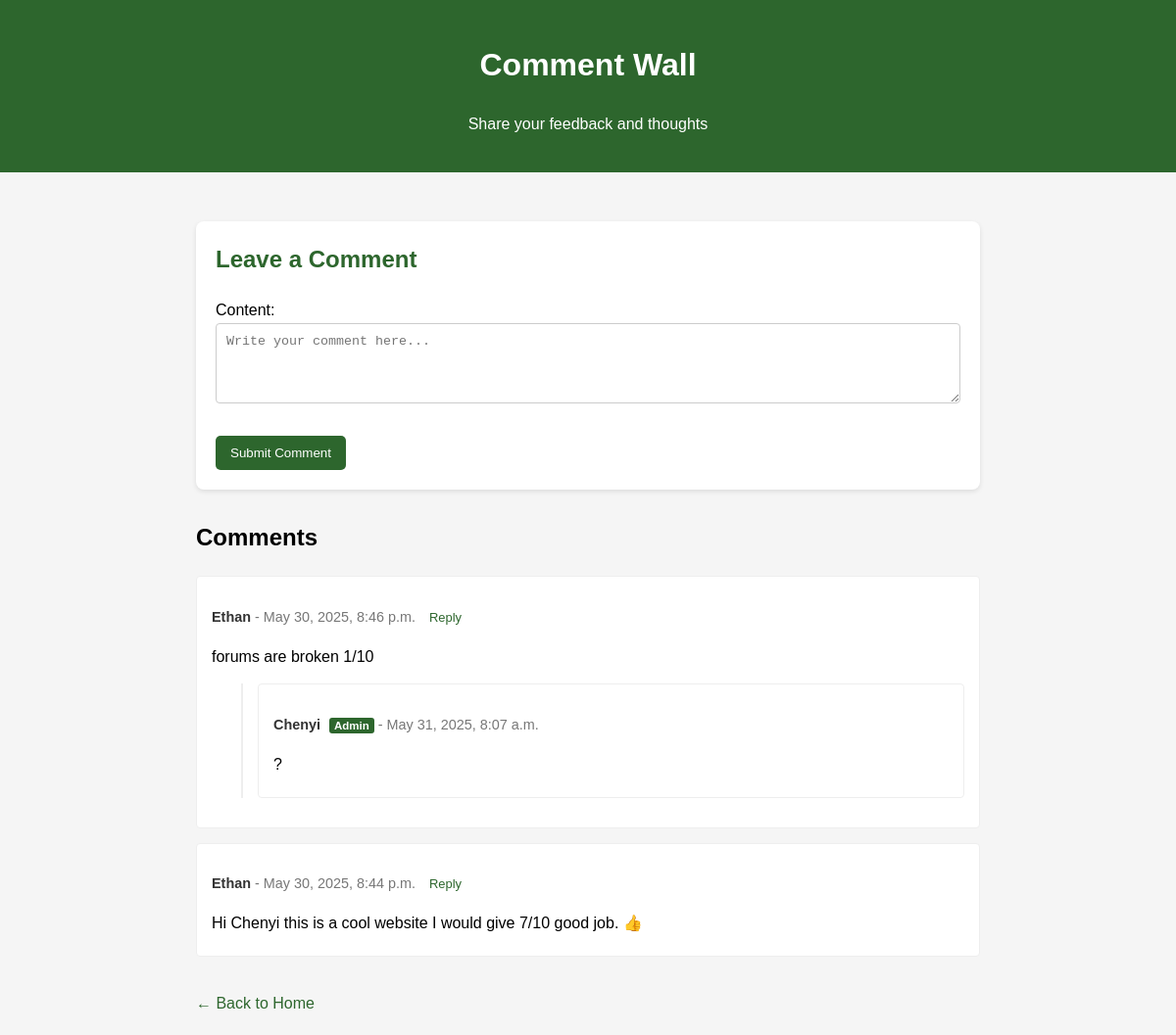
The page /comments/ (signed in) on the database its author committed.
### comments/models.py (models this page shows, shortened)
class Comment(models.Model):
    user = models.ForeignKey(User, on_delete=models.CASCADE)
    content = models.TextField()
    created_at = models.DateTimeField(auto_now_add=True)
    updated_at = models.DateTimeField(auto_now=True)
    parent = models.ForeignKey('self', on_delete=models.CASCADE, null=True, blank=True, related_name='replies')
    class Meta:
        ordering = ['created_at'] # Default ordering by creation time

### comments/views.py (the view)
# urls.py: path('', views.comment_wall_view, name='comment_wall'),
@login_required(login_url='accounts:login')
def comment_wall_view(request):
    Comment.objects.filter(user__isnull=True).delete()
    if request.method == 'POST':
        form = CommentForm(request.POST)
        if form.is_valid():
            comment = form.save(commit=False)
            if request.user.is_authenticated:
                comment.user = request.user
            else:
                messages.error(request, 'You must be logged in to post comments.')
                return redirect('comments:comment_wall')
            parent_id = request.POST.get('parent_id')
            if parent_id:
                try:
                    parent_comment = Comment.objects.get(id=parent_id)
                    comment.parent = parent_comment
                except Comment.DoesNotExist:
                    messages.error(request, 'The comment you are replying to no longer exists.')
                    return redirect('comments:comment_wall')
            comment.save()
            messages.success(request, 'Comment posted successfully!')
            return redirect('comments:comment_wall')
    else:
        form = CommentForm()
    comments = Comment.objects.filter(parent__isnull=True).order_by('-created_at')
    context = {
        'form': form,
        'comments': comments,
    }
    return render(request, 'comments/comment_wall.html', context)

### comments/forms.py
class CommentForm(forms.ModelForm):
    class Meta:
        model = Comment
        fields = ['content']
        widgets = {
            'content': forms.Textarea(attrs={'rows': 4, 'placeholder': 'Write your comment here...'})
        }

### comments/templates/comments/comment_wall.html (shortened to what this page needs)
<!DOCTYPE html>
<html>
<head>
</head>
<body>
    <div class="header">
        <h1>Comment Wall</h1>
        <p>Share your feedback and thoughts</p>
    </div>
    <div class="container">
        <div class="card">
            <h2>Leave a Comment</h2>
            <form method="post">
                {{ form.as_p }}
                <button type="submit">Submit Comment</button>
            </form>
        </div>
        <div class="comment-list">
            <h2>Comments</h2>
            {% if comments %}
                {% for comment in comments %}
                    {% include 'comments/comment_item.html' with comment=comment %}
                {% endfor %}
            {% else %}
                <p>No comments yet. Be the first to leave feedback!</p>
            {% endif %}
        </div>
         <a href="{% url 'home:index' %}" class="back-link">← Back to Home</a>
    </div>
</body>
</html>

### comments/templates/comments/comment_item.html (shortened to what this page needs)
<div class="comment-item">
    <p class="comment-meta">
        <span class="comment-author">
            {% if comment.user %}
                {{ comment.user.username }}
                {% if comment.user.is_superuser %}
                    <span class="superuser-tag">Admin</span>
                {% endif %}
            {% else %}
                Anonymous
            {% endif %}
        </span>
        - {{ comment.created_at|date:"F j, Y, P" }}
        {% if not comment.parent %}
             <a href="#" class="reply-link">Reply</a>
        {% endif %}
    </p>
    <p class="comment-text">{{ comment.content }}</p>
    {% if comment.replies.exists %}
        <div class="replies">
            {% for reply in comment.replies.all %}
                {% include 'comments/comment_item.html' with comment=reply %}
            {% endfor %}
        </div>
    {% endif %}
</div>

### comments/templates/comments/comment_wall.html (style rules this page uses)
body { font-family: Arial, sans-serif; line-height: 1.6; margin: 0; padding: 0; background-color: #f5f5f5; }
.container { max-width: 800px; margin: 0 auto; padding: 20px; }
.header { background-color: #2d662d; color: white; padding: 20px 0; text-align: center; margin-bottom: 30px; }
.card { background: white; border-radius: 8px; padding: 20px; box-shadow: 0 2px 5px rgba(0,0,0,0.1); margin-bottom: 20px; }
.card h2 { color: #2d662d; margin-top: 0; }
.comment-list { margin-top: 30px; }
.comment-item { border: 1px solid #eee; border-radius: 4px; padding: 15px; margin-bottom: 15px; background-color: #fff; }
.comment-text { margin-bottom: 5px; }
.comment-meta { font-size: 0.9em; color: #777; margin-bottom: 10px; }
.comment-author { font-weight: bold; color: #333; }
.superuser-tag { background-color: #2d662d; color: white; font-size: 0.8em; padding: 2px 5px; border-radius: 3px; margin-left: 5px; vertical-align: middle; }
.reply-link { font-size: 0.9em; color: #2d662d; text-decoration: none; margin-left: 10px; }
.replies { margin-left: 30px; margin-top: 15px; border-left: 2px solid #eee; padding-left: 15px; }
.back-link { display: inline-block; margin-top: 20px; color: #2d662d; text-decoration: none; transition: color 0.3s ease; }
textarea { width: 100%; padding: 10px; border: 1px solid #ccc; border-radius: 4px; box-sizing: border-box; margin-bottom: 10px; }
button[type="submit"] { background-color: #2d662d; color: white; padding: 10px 15px; border: none; border-radius: 5px; cursor: pointer; transition: background-color 0.3s ease; }

### rows shown on the page
Comment: user.username "Ethan", created_at "May 30, 2025, 8:46 p.m.", shows "Reply", content "forums are broken 1/10"
Comment: user.username "Chenyi", shows "Admin", created_at "May 31, 2025, 8:07 a.m.", content "?"
Comment: user.username "Ethan", created_at "May 30, 2025, 8:44 p.m.", shows "Reply", content "Hi Chenyi this is a cool website I would give 7/10 good job. 👍"
